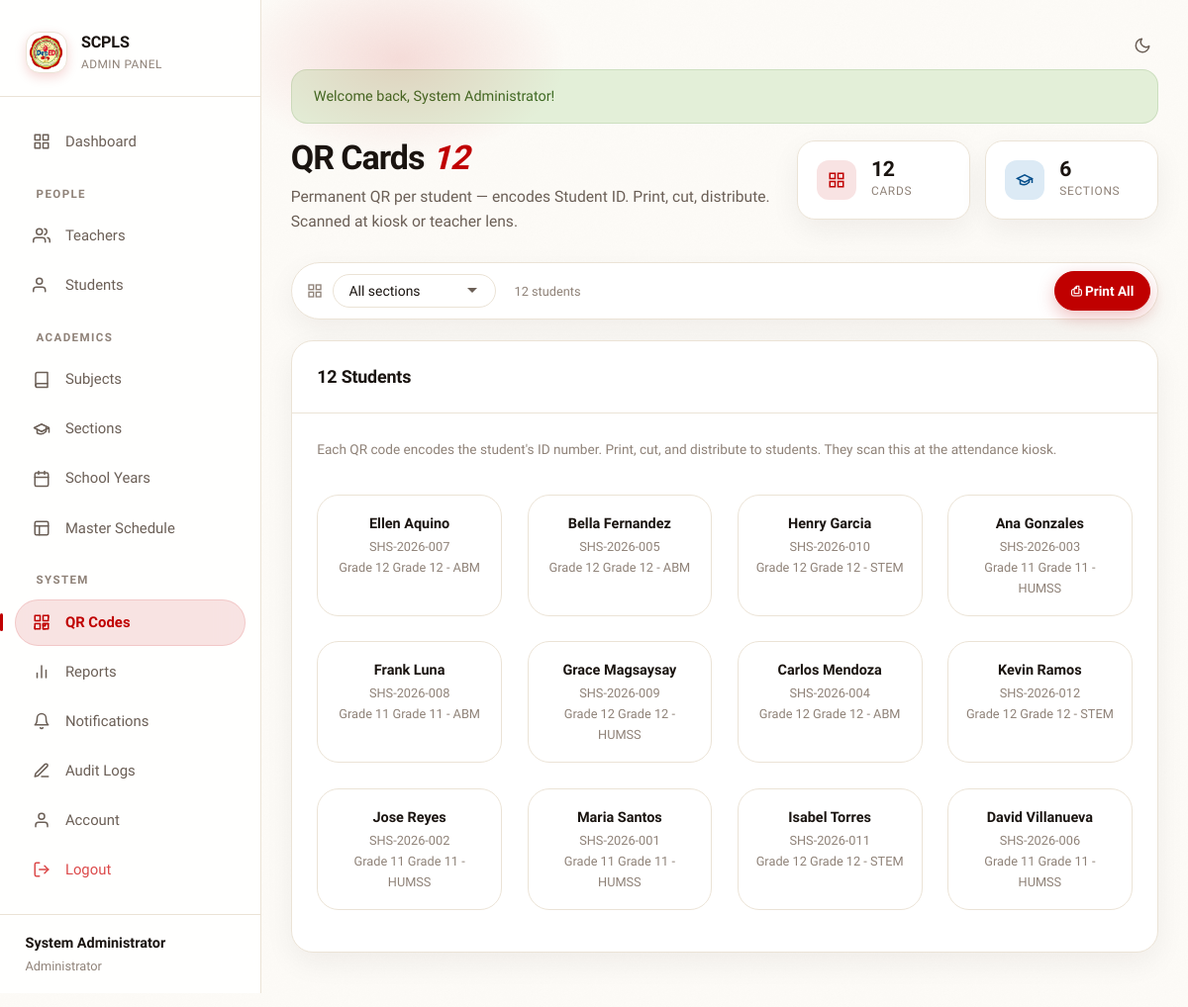
The app's page /admin/qr-codes.php (signed in) with its own data.
### tables this page shows
CREATE TABLE users (
  id         INT AUTO_INCREMENT PRIMARY KEY,
  username   VARCHAR(50)  NOT NULL UNIQUE,
  password   VARCHAR(255) NOT NULL,
  full_name  VARCHAR(100) NOT NULL,
  email      VARCHAR(100) DEFAULT NULL,
  role_id    INT          NOT NULL,
  status     TINYINT(1)   NOT NULL DEFAULT 1,
  created_at TIMESTAMP    NOT NULL DEFAULT CURRENT_TIMESTAMP,
  CONSTRAINT fk_user_role FOREIGN KEY (role_id)
    REFERENCES roles(id) ON UPDATE CASCADE
);

CREATE TABLE students (
  id             INT AUTO_INCREMENT PRIMARY KEY,
  student_id     VARCHAR(20) NOT NULL UNIQUE,
  first_name     VARCHAR(50) NOT NULL,
  last_name      VARCHAR(50) NOT NULL,
  grade_level    VARCHAR(20) DEFAULT NULL,
  section_id     INT         DEFAULT NULL,
  parent_name    VARCHAR(100) DEFAULT NULL,
  parent_contact VARCHAR(20)  DEFAULT NULL,
  parent_email   VARCHAR(100) DEFAULT NULL,
  status         TINYINT(1)  NOT NULL DEFAULT 1,
  created_at     TIMESTAMP   NOT NULL DEFAULT CURRENT_TIMESTAMP,
  CONSTRAINT fk_student_section FOREIGN KEY (section_id)
    REFERENCES sections(id) ON DELETE SET NULL ON UPDATE CASCADE
);

CREATE TABLE sections (
  id           INT AUTO_INCREMENT PRIMARY KEY,
  name         VARCHAR(100) NOT NULL,
  grade_level  VARCHAR(20)  NOT NULL,
  track_strand VARCHAR(100) DEFAULT NULL,
  status       TINYINT(1)   NOT NULL DEFAULT 1,
  created_at   TIMESTAMP    NOT NULL DEFAULT CURRENT_TIMESTAMP
);

### public/admin/qr-codes.php (the view, shortened to what the rows shown need)
<?php
$sectionId = (int)($_GET['section_id'] ?? 0);
$singleStudentId = (int)($_GET['student_id'] ?? 0);
if ($singleStudentId > 0) {
    $stmt = db()->prepare("
        SELECT s.*, sec.name AS section_name
        FROM students s
        LEFT JOIN sections sec ON s.section_id = sec.id
        WHERE s.id = ? AND s.status = 1
    ");
    $stmt->execute([$singleStudentId]);
    $students = $stmt->fetchAll();
} else {
    $students = db()->query("
        SELECT s.*, sec.name AS section_name
        FROM students s
        LEFT JOIN sections sec ON s.section_id = sec.id
        WHERE s.status = 1
        ORDER BY s.last_name ASC
    ")->fetchAll();
}
?>
<link rel="stylesheet" href="/assets/css/scan.css">
<?php if ($singleStudentId > 0 && !empty($students)): $s = $students[0]; ?>
    <div class="card qr-print-card" style="max-width:480px;margin:0 auto;">
        <div class="card-body" style="text-align:center;padding:2rem;">
            <div style="font-size:1.3rem;font-weight:700;margin-bottom:0.25rem;"><?= h($s['first_name'] . ' ' . $s['last_name']) ?></div>
            <div style="color:var(--text-muted);font-size:0.9rem;"><?= h($s['student_id']) ?></div>
            <div style="color:var(--text-muted);font-size:0.9rem;margin-bottom:1rem;"><?= h($s['grade_level'] ?: '') ?> <?= h($s['section_name'] ?? '') ?></div>
            <div style="display:inline-block;padding:1rem;background:#fff;border:2px solid var(--border-color);border-radius:var(--radius);margin:0 auto 1rem;">
                <div id="qrcode"></div>
            </div>
            <div class="alert alert-info" style="font-size:0.85rem;text-align:left;">
                <strong>How to use:</strong> Print this QR card and give it to the student. They scan it at the
                attendance kiosk or the teacher's QR scanner to log their attendance.
            </div>
            <div class="no-print" style="display:flex;gap:0.75rem;justify-content:center;margin-top:1.25rem;">
                <button onclick="window.print()" class="btn btn-primary">Print QR Card</button>
                <a href="/admin/qr-codes.php" class="btn btn-outline">All QR Codes</a>
                <a href="/admin/students.php" class="btn btn-outline">← Students</a>
            </div>
        </div>
    </div>
    <script>
    document.addEventListener('DOMContentLoaded', function() {
        new QRCode(document.getElementById('qrcode'), {
            text: <?= json_encode($s['student_id']) ?>,
            width: 200,
            height: 200,
            colorDark: '#000000',
            colorLight: '#ffffff',
            correctLevel: QRCode.CorrectLevel.H
        });
    });
    </script>
<?php else: ?>
    <div class="page-intro no-print">
        <div class="page-intro-main">
            <h1>QR Cards <em><?= count($students) ?></em></h1>
        </div>
    </div>
    <div class="card">
        <div class="card-body">
            <?php if (empty($students)): ?>
                <div class="empty-state"><h3>No students found</h3><p>Add students first, then generate their QR cards.</p></div>
            <?php else: ?>
                <div class="qr-grid">
                    <?php foreach ($students as $s): ?>
                        <div class="qr-card-item">
                            <div class="student-name"><?= h($s['first_name'] . ' ' . $s['last_name']) ?></div>
                            <div class="student-id"><?= h($s['student_id']) ?></div>
                            <div class="student-id"><?= h($s['grade_level'] ?: '') ?> <?= h($s['section_name'] ?? '') ?></div>
                        </div>
                    <?php endforeach; ?>
                </div>
            <?php endif; ?>
        </div>
    </div>
<?php endif; ?>
<?php
$slot = ob_get_clean();
include __DIR__ . '/../../includes/layouts/admin-layout.php';
?>

### includes/layouts/admin-layout.php (shortened to what the rows shown need)
<?php
$user = current_user();
?>
<!DOCTYPE html>
<html lang="en" data-theme="light" class="no-js">
<head>
    <link rel="stylesheet" href="/assets/css/style.css?v=20261014">
</head>
<body>
    <div class="layout">
        <aside class="sidebar">
            <div class="sidebar-footer">
                <span class="user-name"><?= h($user['full_name'] ?? 'Admin') ?></span>
                <span class="user-role">Administrator</span>
            </div>
        </aside>
        <main class="main-content">
            <div class="reveal">
                <?= $slot ?? '' ?>
            </div>
        </main>
    </div>
</body>
</html>

### records on screen
users: full_name "System Administrator"
students: first_name+last_name "Ellen Aquino", student "SHS-2026-007", grade_level "Grade 12", section.name "Grade 12 - ABM"
students: first_name+last_name "Bella Fernandez", student "SHS-2026-005", grade_level "Grade 12", section.name "Grade 12 - ABM"
students: first_name+last_name "Henry Garcia", student "SHS-2026-010", grade_level "Grade 12", section.name "Grade 12 - STEM"
students: first_name+last_name "Ana Gonzales", student "SHS-2026-003", grade_level "Grade 11", section.name "Grade 11 - HUMSS"
students: first_name+last_name "Frank Luna", student "SHS-2026-008", grade_level "Grade 11", section.name "Grade 11 - ABM"
students: first_name+last_name "Grace Magsaysay", student "SHS-2026-009", grade_level "Grade 12", section.name "Grade 12 - HUMSS"
students: first_name+last_name "Carlos Mendoza", student "SHS-2026-004", grade_level "Grade 12", section.name "Grade 12 - ABM"
students: first_name+last_name "Kevin Ramos", student "SHS-2026-012", grade_level "Grade 12", section.name "Grade 12 - STEM"
students: first_name+last_name "Jose Reyes", student "SHS-2026-002", grade_level "Grade 11", section.name "Grade 11 - HUMSS"
students: first_name+last_name "Maria Santos", student "SHS-2026-001", grade_level "Grade 11", section.name "Grade 11 - HUMSS"
students: first_name+last_name "Isabel Torres", student "SHS-2026-011", grade_level "Grade 12", section.name "Grade 12 - STEM"
students: first_name+last_name "David Villanueva", student "SHS-2026-006", grade_level "Grade 11", section.name "Grade 11 - HUMSS"

### other values on screen
config('short_name') "SCPLS"
$success "Welcome back, System Administrator!"
count($students) "12"
count($sections) "6"
